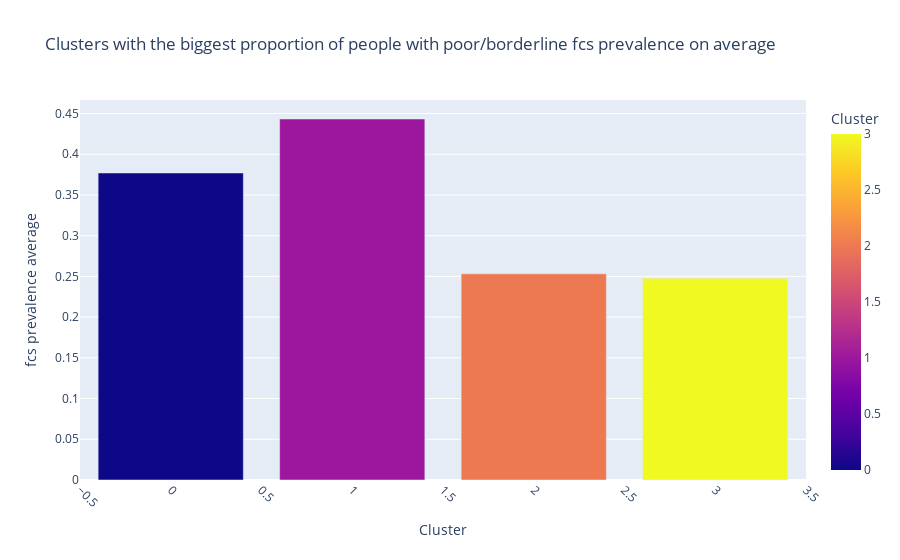
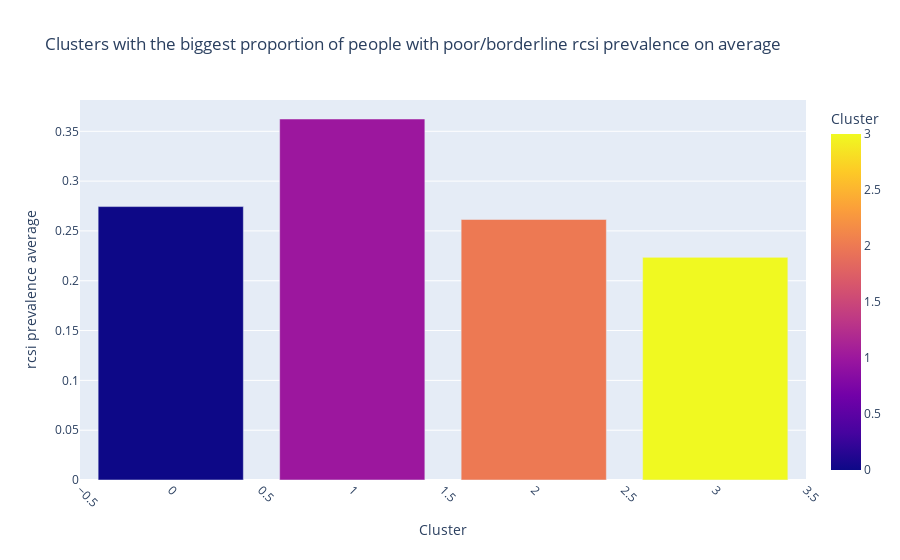
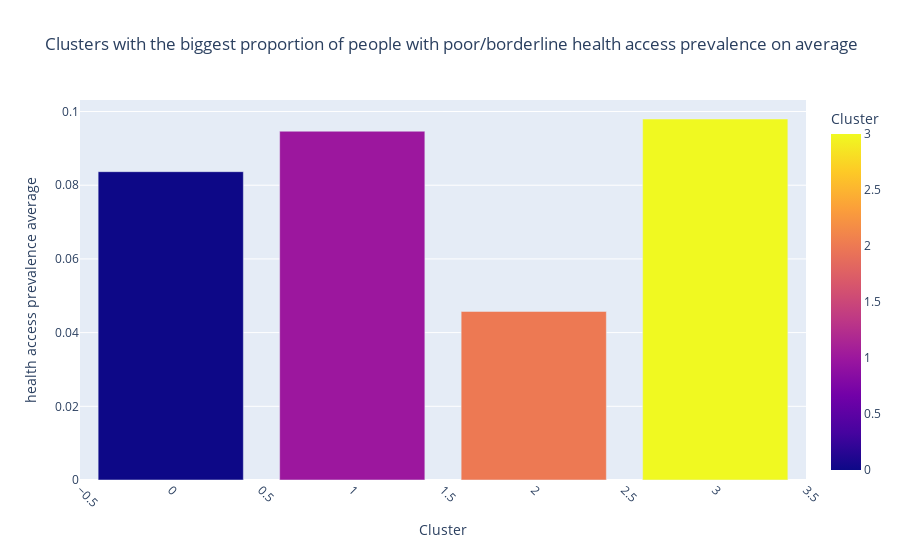
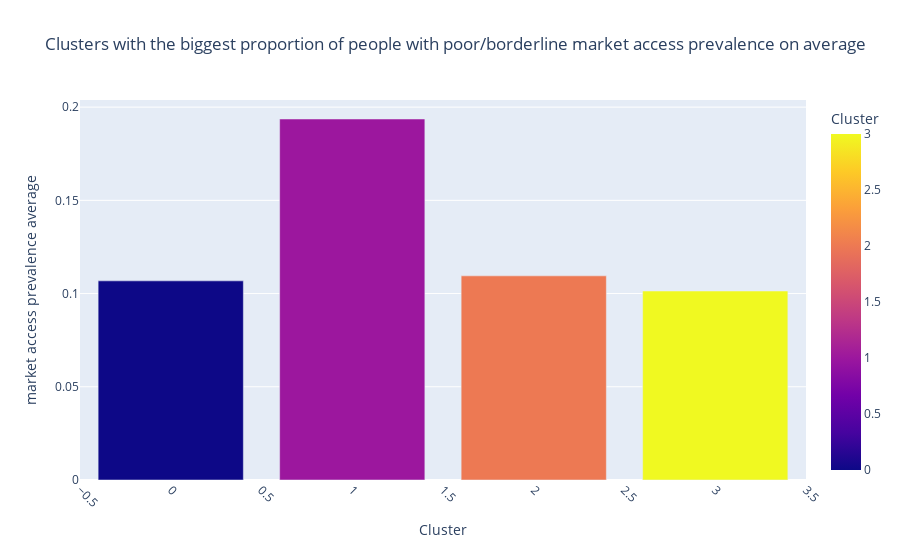

Notebook code for these charts, in order:
### Code cell
def visualize_clusters(df):
    """
    Visualizes the clusters using bar plots for each feature with multiple colors.

    Args:
        df: Pandas DataFrame with cluster labels
    """
    cluster = df.groupby('cluster')
    columns = ["fcs prevalence", "rcsi prevalence", "health access prevalence", "market access prevalence"]

    for x in columns:
        cluster_means = cluster[x].mean().reset_index()  
        fig = px.bar(
            cluster_means,
            x='cluster', # cluster labels
            y=x, # mean values
            color='cluster',  # Use cluster as color
            title=f"Clusters with the biggest proportion of people with poor/borderline {x} on average",
            labels={"cluster": "Cluster", x: f"{x} average"},
            color_discrete_sequence=px.colors.qualitative.Set2  # optional: choose color palette
        )
        fig.update_layout(xaxis_tickangle=45)
        fig.show()

visualize_clusters(df_cluster)

### Figure 1 — Plotly figure (JSON) as saved in the notebook; plotly's stock layout.template omitted (floating-point values rounded to 4 significant figures)
{"data": [{"hovertemplate": "Cluster=%{marker.color}<br>fcs prevalence average=%{y}<extra></extra>", "legendgroup": "", "marker": {"color": [0, 1, 2, 3], "coloraxis": "coloraxis", "pattern": {"shape": ""}}, "name": "", "orientation": "v", "showlegend": false, "textposition": "auto", "type": "bar", "x": [0, 1, 2, 3], "xaxis": "x", "y": [0.377, 0.4433, 0.2532, 0.2477], "yaxis": "y"}], "layout": {"barmode": "relative", "coloraxis": {"colorbar": {"title": {"text": "Cluster"}}, "colorscale": [[0, "#0d0887"], [0.1111, "#46039f"], [0.2222, "#7201a8"], [0.3333, "#9c179e"], [0.4444, "#bd3786"], [0.5556, "#d8576b"], [0.6667, "#ed7953"], [0.7778, "#fb9f3a"], [0.8889, "#fdca26"], [1, "#f0f921"]]}, "legend": {"tracegroupgap": 0}, "title": {"text": "Clusters with the biggest proportion of people with poor/borderline fcs prevalence on average"}, "xaxis": {"anchor": "y", "domain": [0, 1], "tickangle": 45, "title": {"text": "Cluster"}}, "yaxis": {"anchor": "x", "domain": [0, 1], "title": {"text": "fcs prevalence average"}}}}

### Figure 2 — Plotly figure (JSON) as saved in the notebook; plotly's stock layout.template omitted (floating-point values rounded to 4 significant figures)
{"data": [{"hovertemplate": "Cluster=%{marker.color}<br>rcsi prevalence average=%{y}<extra></extra>", "legendgroup": "", "marker": {"color": [0, 1, 2, 3], "coloraxis": "coloraxis", "pattern": {"shape": ""}}, "name": "", "orientation": "v", "showlegend": false, "textposition": "auto", "type": "bar", "x": [0, 1, 2, 3], "xaxis": "x", "y": [0.2744, 0.3624, 0.2615, 0.2235], "yaxis": "y"}], "layout": {"barmode": "relative", "coloraxis": {"colorbar": {"title": {"text": "Cluster"}}, "colorscale": [[0, "#0d0887"], [0.1111, "#46039f"], [0.2222, "#7201a8"], [0.3333, "#9c179e"], [0.4444, "#bd3786"], [0.5556, "#d8576b"], [0.6667, "#ed7953"], [0.7778, "#fb9f3a"], [0.8889, "#fdca26"], [1, "#f0f921"]]}, "legend": {"tracegroupgap": 0}, "title": {"text": "Clusters with the biggest proportion of people with poor/borderline rcsi prevalence on average"}, "xaxis": {"anchor": "y", "domain": [0, 1], "tickangle": 45, "title": {"text": "Cluster"}}, "yaxis": {"anchor": "x", "domain": [0, 1], "title": {"text": "rcsi prevalence average"}}}}

### Figure 3 — Plotly figure (JSON) as saved in the notebook; plotly's stock layout.template omitted (floating-point values rounded to 4 significant figures)
{"data": [{"hovertemplate": "Cluster=%{marker.color}<br>health access prevalence average=%{y}<extra></extra>", "legendgroup": "", "marker": {"color": [0, 1, 2, 3], "coloraxis": "coloraxis", "pattern": {"shape": ""}}, "name": "", "orientation": "v", "showlegend": false, "textposition": "auto", "type": "bar", "x": [0, 1, 2, 3], "xaxis": "x", "y": [0.08367, 0.09466, 0.04575, 0.09797], "yaxis": "y"}], "layout": {"barmode": "relative", "coloraxis": {"colorbar": {"title": {"text": "Cluster"}}, "colorscale": [[0, "#0d0887"], [0.1111, "#46039f"], [0.2222, "#7201a8"], [0.3333, "#9c179e"], [0.4444, "#bd3786"], [0.5556, "#d8576b"], [0.6667, "#ed7953"], [0.7778, "#fb9f3a"], [0.8889, "#fdca26"], [1, "#f0f921"]]}, "legend": {"tracegroupgap": 0}, "title": {"text": "Clusters with the biggest proportion of people with poor/borderline health access prevalence on average"}, "xaxis": {"anchor": "y", "domain": [0, 1], "tickangle": 45, "title": {"text": "Cluster"}}, "yaxis": {"anchor": "x", "domain": [0, 1], "title": {"text": "health access prevalence average"}}}}

### Figure 4 — Plotly figure (JSON) as saved in the notebook; plotly's stock layout.template omitted (floating-point values rounded to 4 significant figures)
{"data": [{"hovertemplate": "Cluster=%{marker.color}<br>market access prevalence average=%{y}<extra></extra>", "legendgroup": "", "marker": {"color": [0, 1, 2, 3], "coloraxis": "coloraxis", "pattern": {"shape": ""}}, "name": "", "orientation": "v", "showlegend": false, "textposition": "auto", "type": "bar", "x": [0, 1, 2, 3], "xaxis": "x", "y": [0.1068, 0.1936, 0.1095, 0.1014], "yaxis": "y"}], "layout": {"barmode": "relative", "coloraxis": {"colorbar": {"title": {"text": "Cluster"}}, "colorscale": [[0, "#0d0887"], [0.1111, "#46039f"], [0.2222, "#7201a8"], [0.3333, "#9c179e"], [0.4444, "#bd3786"], [0.5556, "#d8576b"], [0.6667, "#ed7953"], [0.7778, "#fb9f3a"], [0.8889, "#fdca26"], [1, "#f0f921"]]}, "legend": {"tracegroupgap": 0}, "title": {"text": "Clusters with the biggest proportion of people with poor/borderline market access prevalence on average"}, "xaxis": {"anchor": "y", "domain": [0, 1], "tickangle": 45, "title": {"text": "Cluster"}}, "yaxis": {"anchor": "x", "domain": [0, 1], "title": {"text": "market access prevalence average"}}}}
